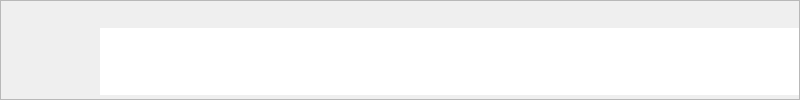
<?xml version="1.0" encoding="UTF-8"?>
<ui version="4.0">
 <class>review</class>
 <widget class="QWidget" name="review">
  <property name="geometry">
   <rect>
    <x>0</x>
    <y>0</y>
    <width>800</width>
    <height>100</height>
   </rect>
  </property>
  <property name="windowTitle">
   <string>Form</string>
  </property>
  <widget class="QFrame" name="frame">
   <property name="geometry">
    <rect>
     <x>0</x>
     <y>0</y>
     <width>800</width>
     <height>100</height>
    </rect>
   </property>
   <property name="frameShape">
    <enum>QFrame::StyledPanel</enum>
   </property>
   <property name="frameShadow">
    <enum>QFrame::Raised</enum>
   </property>
   <widget class="QLabel" name="lb_review_avatar">
    <property name="geometry">
     <rect>
      <x>5</x>
      <y>5</y>
      <width>90</width>
      <height>90</height>
     </rect>
    </property>
    <property name="frameShape">
     <enum>QFrame::NoFrame</enum>
    </property>
    <property name="text">
     <string/>
    </property>
    <property name="scaledContents">
     <bool>true</bool>
    </property>
   </widget>
   <widget class="QLabel" name="lb_review_name">
    <property name="geometry">
     <rect>
      <x>100</x>
      <y>5</y>
      <width>317</width>
      <height>23</height>
     </rect>
    </property>
    <property name="font">
     <font>
      <pointsize>14</pointsize>
     </font>
    </property>
    <property name="frameShape">
     <enum>QFrame::NoFrame</enum>
    </property>
    <property name="text">
     <string/>
    </property>
   </widget>
   <widget class="QPlainTextEdit" name="lb_review_text">
    <property name="geometry">
     <rect>
      <x>100</x>
      <y>28</y>
      <width>699</width>
      <height>67</height>
     </rect>
    </property>
    <property name="frameShape">
     <enum>QFrame::NoFrame</enum>
    </property>
    <property name="readOnly">
     <bool>true</bool>
    </property>
   </widget>
  </widget>
 </widget>
 <resources/>
 <connections/>
</ui>
